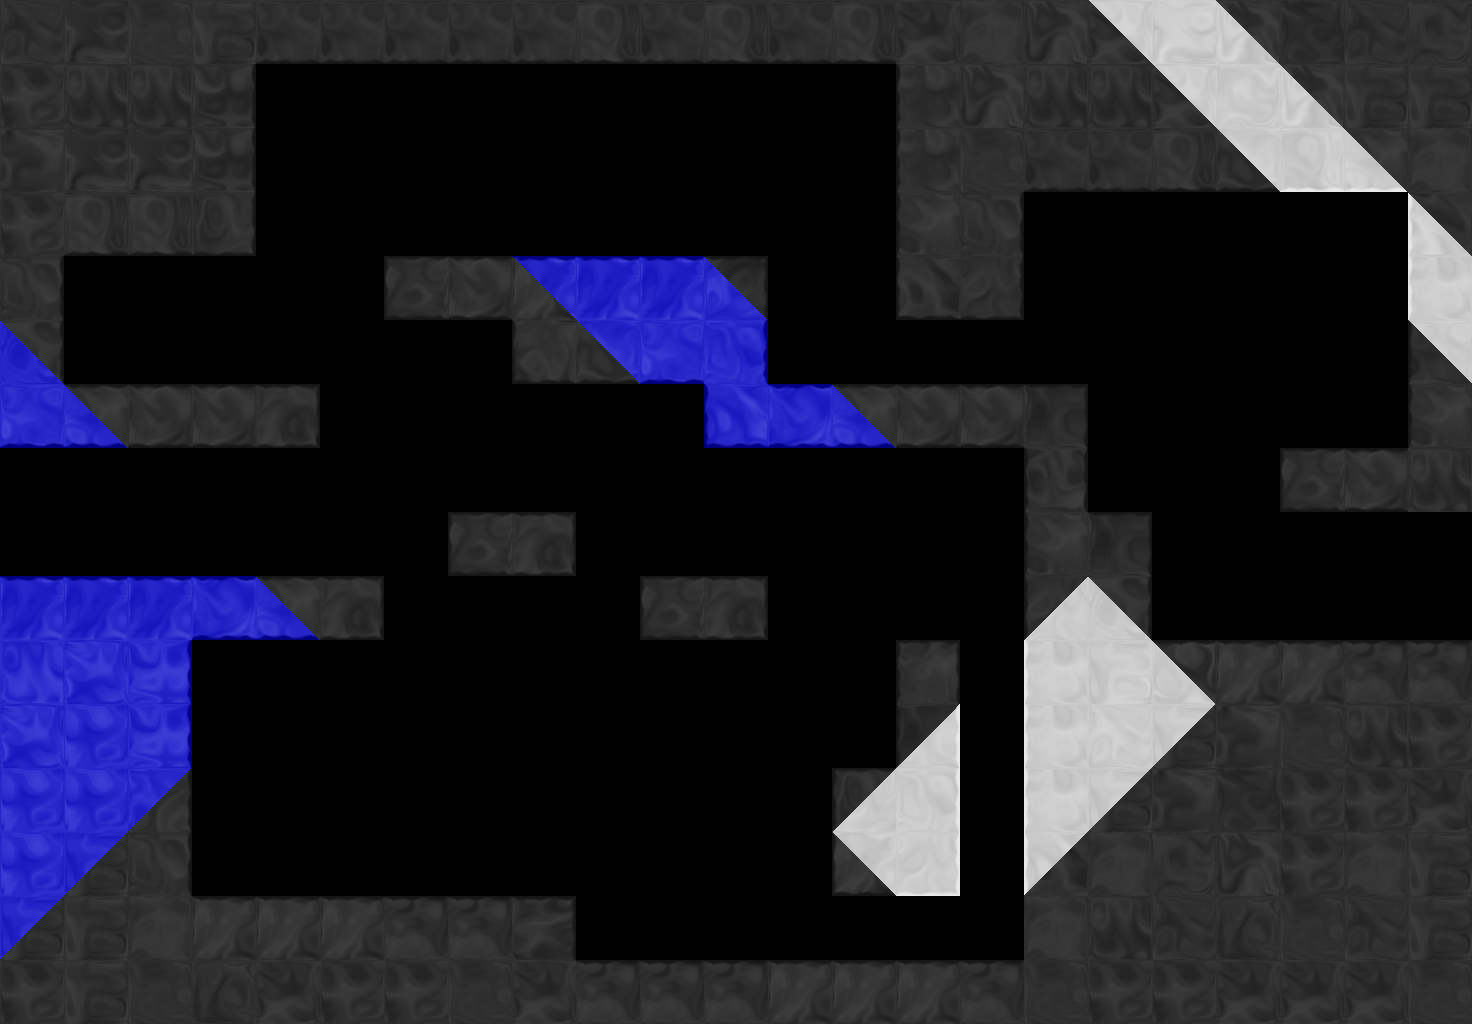

This is a level from a 2D game, rendered from its Tiled map with the project's own tilesets. A one-line summary and the complete map file follow:
An orthogonal 23x16 tile map with 64x64 px tiles, 1 tile layer (tile), 1 hidden layer not drawn, 6 tilesets and 12 objects (3x OrbBlue, 2x EyebotGreen, 2x Portal, 2x Exit, DoorBlue, ...).

<map version="1.0" orientation="orthogonal" width="23" height="16" tilewidth="64" tileheight="64">
 <properties>
  <property name="bg" value="bg3" />
  <property name="bgParallaxX" value=".6" />
  <property name="bgParallaxY" value=".6" />
  <property name="music" value="level_green" />
 </properties>
 <tileset firstgid="1" source="tiles/black_tiles.tsx" />
 <tileset firstgid="50" source="tiles/white_tiles.tsx" />
 <tileset firstgid="99" source="tiles/mixed_tiles.tsx" />
 <tileset firstgid="211" source="tiles/glass_tiles.tsx" />
 <tileset firstgid="260" source="tiles/blue_tiles.tsx" />
 <tileset firstgid="309" source="tiles/blue_black_tiles.tsx" />
 <layer name="backTile" width="23" height="16" visible="0">
  <data encoding="csv">
0,0,0,0,0,0,0,0,0,0,0,0,0,0,0,0,0,0,0,0,0,0,0,
0,0,0,0,0,0,0,0,0,0,0,0,0,0,0,0,0,0,0,0,0,0,0,
0,0,0,0,0,0,0,0,0,0,0,0,0,0,0,0,0,0,0,0,0,0,0,
0,0,0,0,0,0,0,0,0,0,0,0,0,0,0,0,0,0,0,0,0,0,0,
0,0,0,0,0,0,0,0,0,0,0,0,0,0,0,0,0,0,0,0,0,0,0,
0,0,0,0,0,0,0,0,0,0,0,0,0,0,0,0,0,0,0,0,0,0,0,
0,0,0,0,0,0,0,0,0,0,0,0,0,0,0,0,0,0,0,0,0,0,0,
0,0,0,0,0,0,0,0,0,0,0,0,0,0,0,0,0,0,0,0,0,0,0,
0,0,0,0,0,0,0,0,0,0,0,0,0,0,0,0,0,0,0,0,0,0,0,
0,0,0,0,0,0,0,0,0,0,0,0,0,0,0,0,0,0,0,0,0,0,0,
0,0,0,0,0,0,0,0,0,0,0,0,0,0,0,0,0,0,0,0,0,0,0,
0,0,0,0,0,0,0,0,0,0,0,0,0,0,0,0,0,0,0,0,0,0,0,
0,0,0,0,0,0,0,0,0,0,0,0,0,0,0,0,0,0,0,0,0,0,0,
0,0,0,0,0,0,0,0,0,0,0,0,0,0,0,0,0,0,0,0,0,0,0,
0,0,0,0,0,0,0,0,0,0,0,0,0,0,0,0,0,0,0,0,0,0,0,
0,0,0,0,0,0,0,0,0,0,0,0,0,0,0,0,0,0,0,0,0,0,0
</data>
 </layer>
 <objectgroup name="obj" width="23" height="16">
  <object type="DoorBlue" x="192" y="256" width="64" height="128" />
  <object type="EyebotGreen" x="480" y="704" width="64" height="64">
   <ellipse />
  </object>
  <object type="Portal" x="288" y="704" width="64" height="64">
   <ellipse />
  </object>
  <object type="Portal" x="672" y="704" width="64" height="64">
   <ellipse />
  </object>
  <object type="OrbBlue" x="478" y="606" width="64" height="64" />
  <object type="OrbBlue" x="898" y="480" width="64" height="64" />
  <object type="OrbBlue" x="576" y="768" width="64" height="64" />
  <object type="ColorchipGreen" x="128" y="320" />
  <object type="EyebotGreen" x="1280" y="256" width="64" height="64">
   <ellipse />
  </object>
  <object type="ColorchipBlue" x="608" y="224" />
 </objectgroup>
 <layer name="tile" width="23" height="16">
  <data encoding="csv">
14,42,7,2,31,31,31,31,31,38,31,38,31,38,3,6,1,101,91,99,35,14,21,
5,4,4,26,0,0,0,0,0,0,0,0,0,0,23,1,4,4,101,70,99,2,2,
49,42,42,26,0,0,0,0,0,0,0,0,0,0,23,7,31,31,38,122,87,120,6,
5,38,38,39,0,0,0,0,0,0,0,0,0,0,22,25,0,0,0,0,0,0,127,
25,0,0,0,0,0,46,45,318,269,269,351,0,0,30,32,0,0,0,0,0,0,72,
323,0,0,0,0,0,0,0,37,332,290,284,0,0,0,0,0,0,0,0,0,0,129,
290,379,45,45,40,0,0,0,0,0,0,289,304,379,45,45,18,0,0,0,0,0,22,
0,0,0,0,0,0,0,0,0,0,0,0,0,0,0,0,44,0,0,0,46,45,4,
0,0,0,0,0,0,0,46,40,0,0,0,0,0,0,0,22,18,0,0,0,0,0,
269,269,269,304,379,40,0,0,0,0,46,40,0,0,0,0,130,113,0,0,0,0,0,
263,262,285,0,0,0,0,0,0,0,0,0,0,0,33,0,72,51,106,10,10,17,17,
262,264,285,0,0,0,0,0,0,0,0,0,0,0,165,0,72,63,100,49,7,4,5,
264,264,324,0,0,0,0,0,0,0,0,0,0,137,74,0,72,100,49,35,5,5,3,
264,310,25,0,0,0,0,0,0,0,0,0,0,157,81,0,128,6,21,1,5,6,2,
310,2,6,10,10,10,17,17,11,0,0,0,0,0,0,0,6,4,14,28,7,14,2,
5,2,7,28,3,5,5,7,3,17,17,17,10,10,10,17,7,5,5,3,3,3,7
</data>
 </layer>
 <objectgroup name="front" width="23" height="16">
  <object type="Exit" x="1408" y="512" width="64" height="128">
   <properties>
    <property name="mapTo" value="redStart" />
   </properties>
  </object>
  <object type="Exit" x="0" y="448" width="64" height="128">
   <properties>
    <property name="mapTo" value="platforming2" />
   </properties>
  </object>
 </objectgroup>
</map>
